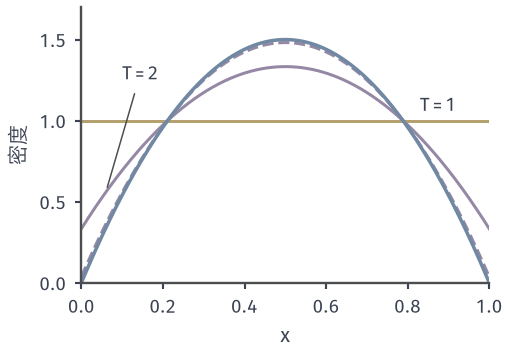

Python code for this plot:
from pathlib import Path
import sys
ROOT = next(p for p in Path(__file__).resolve().parents if (p/"build.sh").is_file() and (p/"tex/book.tex").is_file())
sys.path.insert(0, str(ROOT/"figures/07-probability/08-sampling-and-integration/matplotlib/sgen-common"))
from sgen_common import *
# Target: rejection sampling of Beta(2,2) from Unif(0,1) with M = 1/4 (acceptance 2/3), stopped after at most T trials
# and returning the last candidate if all fail. Output density (1-(1/3)^T) 6x(1-x) + (1/3)^T 3(1-2x)^2.
x = np.linspace(0, 1, 400)
fig, A = figure(width_mm=72, height_mm=50)
style(A)
pi = 6*x*(1-x); r = 3*(1-2*x)**2
for T, col, ls in ((1, YELLOW, '-'), (2, PURPLE, '-'), (4, PURPLE, '--')):
    A.plot(x, (1-(1/3)**T)*pi+(1/3)**T*r, color=col, lw=1.2, ls=ls)
A.plot(x, pi, color=BLUE, lw=1.4)
A.text(.83, 1.06, '$T=1$', fontsize=7.5, color=INK)
xx = .06; A.annotate('$T=2$', (xx, (8/9)*6*xx*(1-xx)+(1/9)*3*(1-2*xx)**2), (.1, 1.25), fontsize=7.5, color=INK,
           arrowprops=dict(arrowstyle='-', color=LINE, lw=.6))
A.set_xlim(0, 1); A.set_ylim(0, 1.7); A.set_yticks([0, .5, 1, 1.5]); A.set_ylabel('密度'); A.set_xlabel('$x$')
save(fig, HERE(__file__), 'figure', {'weights_of_r': {T: (1/3)**T for T in (1, 2, 4)}})
